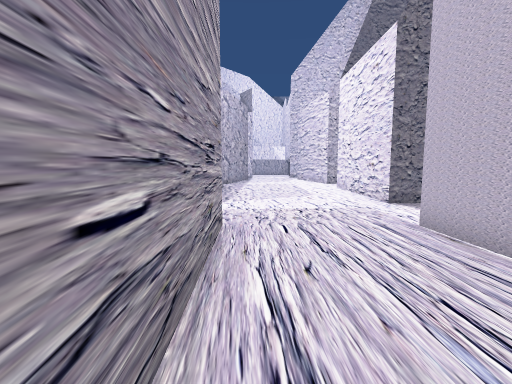
View 1 (above)

21 first-person views from a walk through a 3-D level made in the Unity game engine. The camera is 1.4 m above the floor, tilts 6° down and sees 85° across. The floor is counted in squares, 1 m on a side. Each view is taken from the middle of a square. On the plan, view 1 faces up. The plan holds only what a view shows up to about 14 squares ahead; the rest is blank. The place goes on beyond the plan. Some animated figures are left out.

View 2
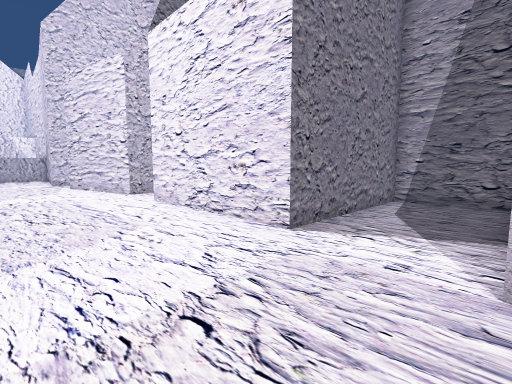

View 3
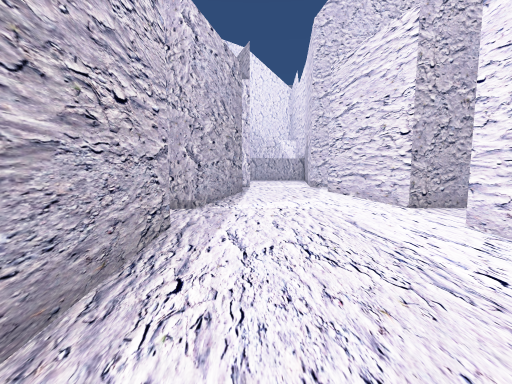

View 4
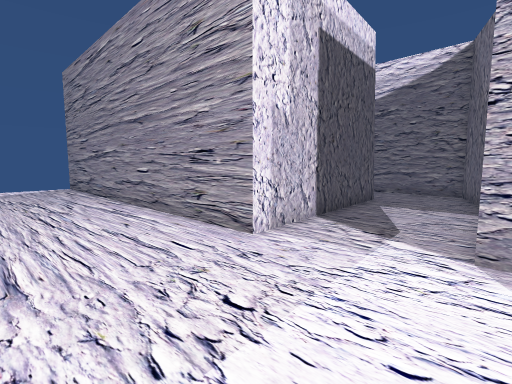

View 5
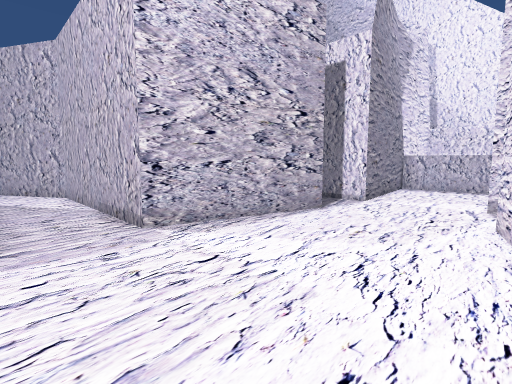

View 6
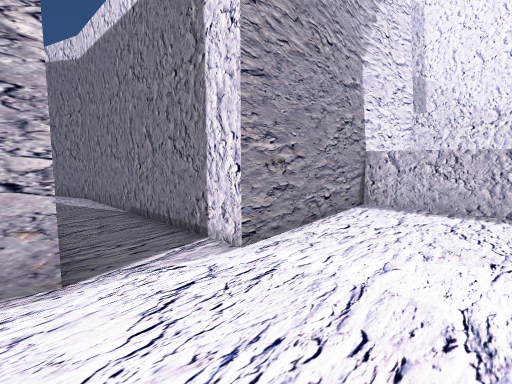

View 7
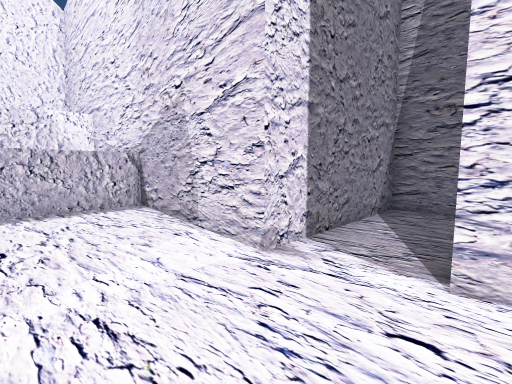

View 8
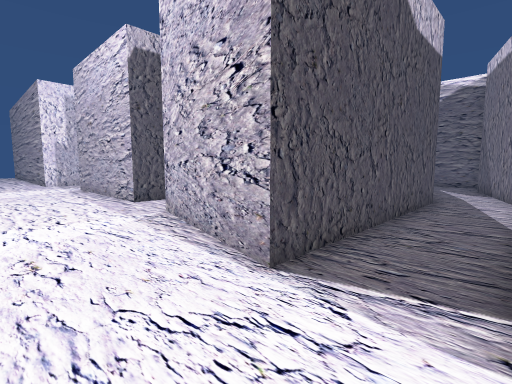

View 9
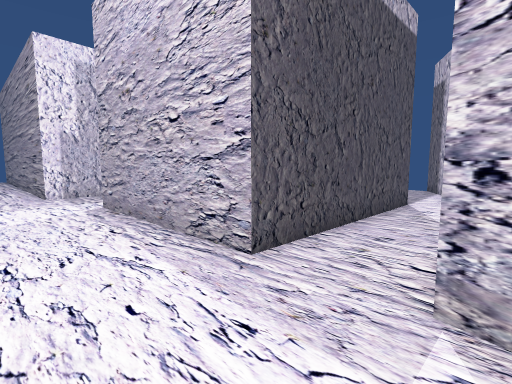

View 10
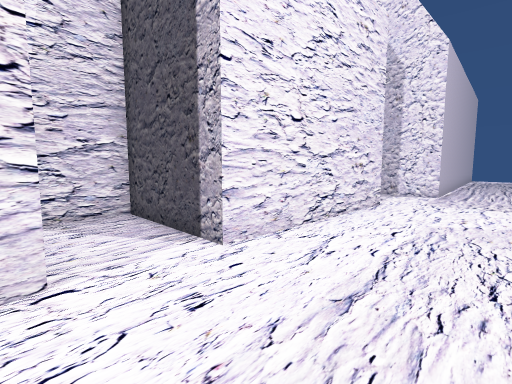

View 11
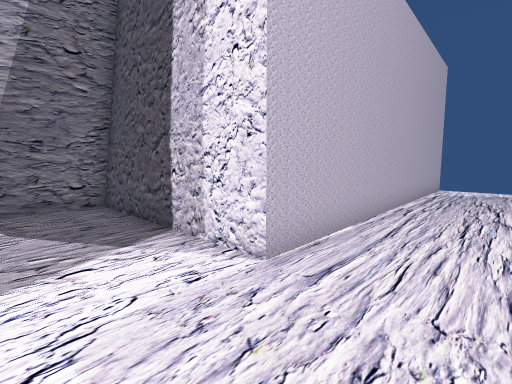

View 12
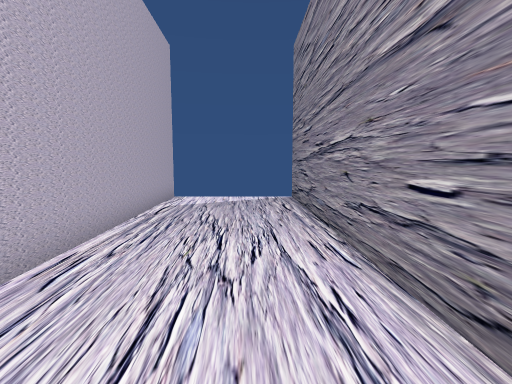

View 13
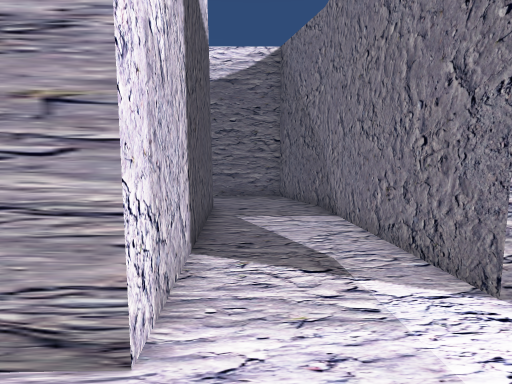

View 14
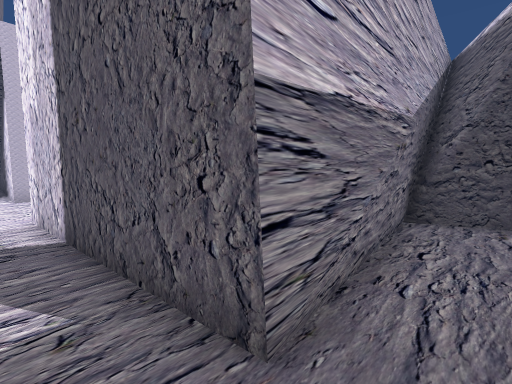

View 15
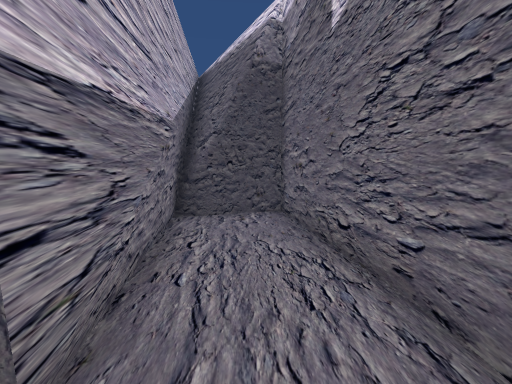

View 16
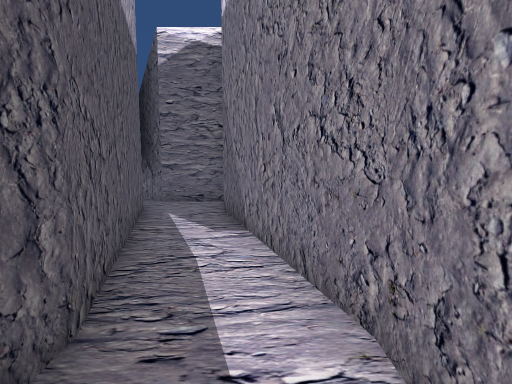

View 17
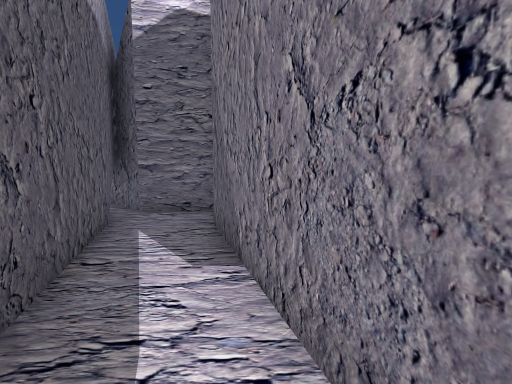

View 18
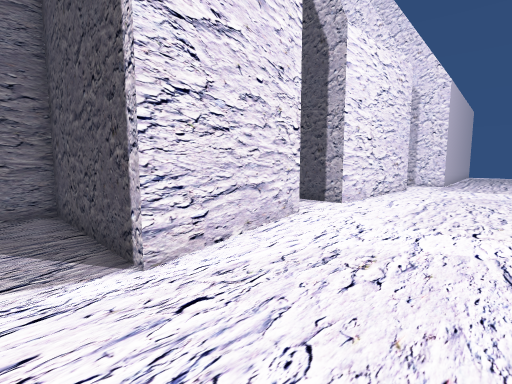

View 19
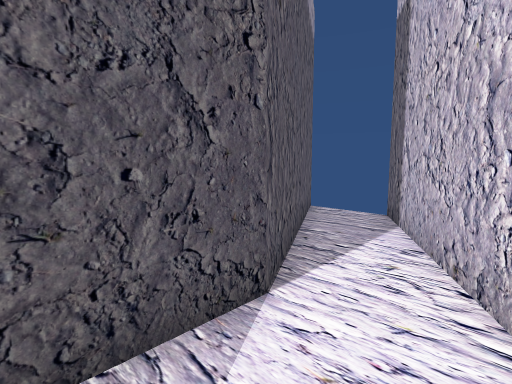

View 20
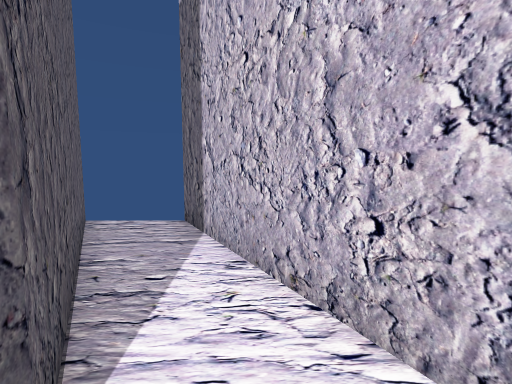

View 21
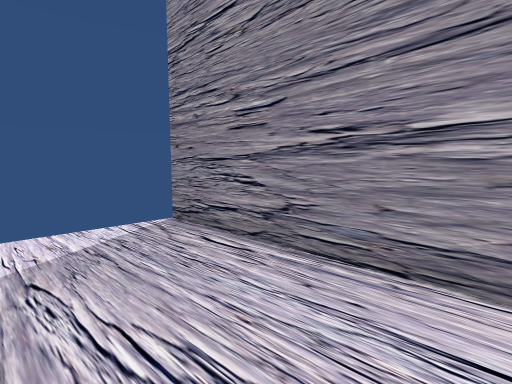

### Floor plan
Ten units are one square. View 1 is at (0, 0); x grows to the right and y downward. Boxes are objects, and circles mark ways between rooms. Rooms are numbered by the first view taken in them; rooms with no view inside come last. Other rooms are left out.
<svg viewBox="-180 -327 292 408">
<path fill="none" stroke="#000" d="M66 -184 47 -184 35 -236 87 -236 87 -261 31 -260 38 -322 -10 -322 -3 -260 -92 -260M-77 -91 -106 -80 -106 -46 -97 11 -69 0M-91 -161 -19 -160 -17 -95 -78 -91M105 -86 107 -96 46 -96 47 -160 88 -160 88 -181M-92 -235 -7 -236 -18 -184 -91 -185 -110 -174M-121 -226 -91 -236M-90 -260 -127 -248M-70 19 -77 -57 -8 -62 -5 75M44 76 37 -61 106 -62 106 -96M-110 -174 -148 -152M-147 -128 -91 -161M-154 -216 -121 -226M-127 -248 -153 -240M-170 -239 -170 -216M-175 -207 -152 -217"/>
<circle cx="-100" cy="-170" r="3" fill="#2a7"/>
<circle cx="-120" cy="-240" r="3" fill="#2a7"/>
<text x="0" y="-130">1</text>
<text x="-120" y="-150">2</text>
<text x="-140" y="-230">3</text>
</svg>
Room 1 opens to room 2. Room 1 opens to room 3.

Where each view was taken, in squares from view 1:
view 1: 0 up, 0 right, facing up
view 2: 6 up, 0 right, facing up-right
view 3: 10 up, 0 right, facing up
view 4: 10 up, 3 right, facing down-left
view 5: 16 up, 4 right, facing up-left
view 6: 23 up, 3 right, facing up-left
view 7: 23 up, 0 right, facing up-right
view 8: 26 up, 2 right, facing down-left
view 9: 19 up, 1 right, facing down-left
view 10: 19 up, 1 right, facing down-right
view 11: 9 up, 1 right, facing down-right
view 12: 4 up, 1 right, facing down
view 13: 7 up, 1 right, facing left
view 14: 7 up, 9 left, facing down-right
view 15: 7 up, 9 left, facing down
view 16: 25 up, 7 left, facing left
view 17: 25 up, 9 left, facing left
view 18: 25 up, 0 right, facing down-right
view 19: 18 up, 7 left, facing down-left
view 20: 17 up, 8 left, facing left
view 21: 1 down, 3 right, facing down-left
